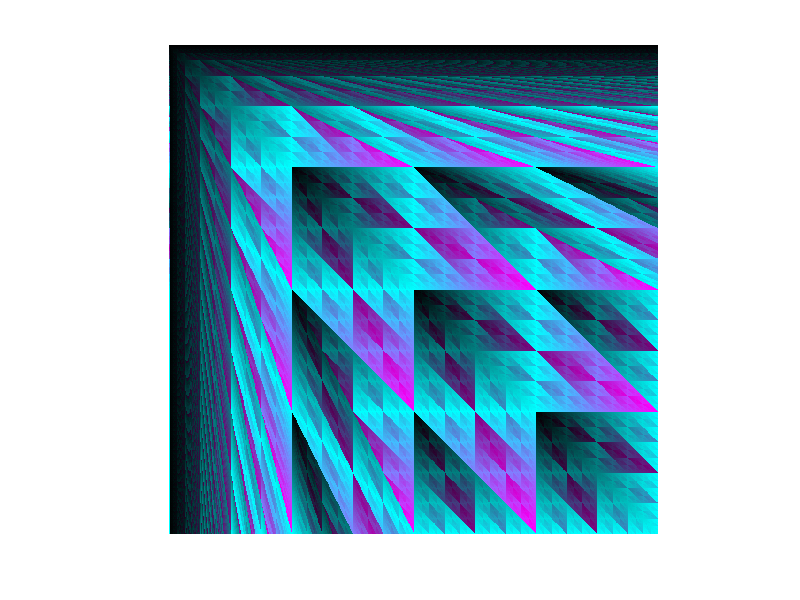

This figure's MATLAB source:
[X,Y]=meshgrid(0:1023);
P(:,:,1)=bitand(bitand(mod(X,Y),mod(Y,X)),255);
P(:,:,2)=bitand(bitxor(mod(X,Y),mod(Y,X)),255);
P(:,:,3)=bitand(bitor(mod(X,Y),mod(Y,X)),255);
imshow(uint8(P))